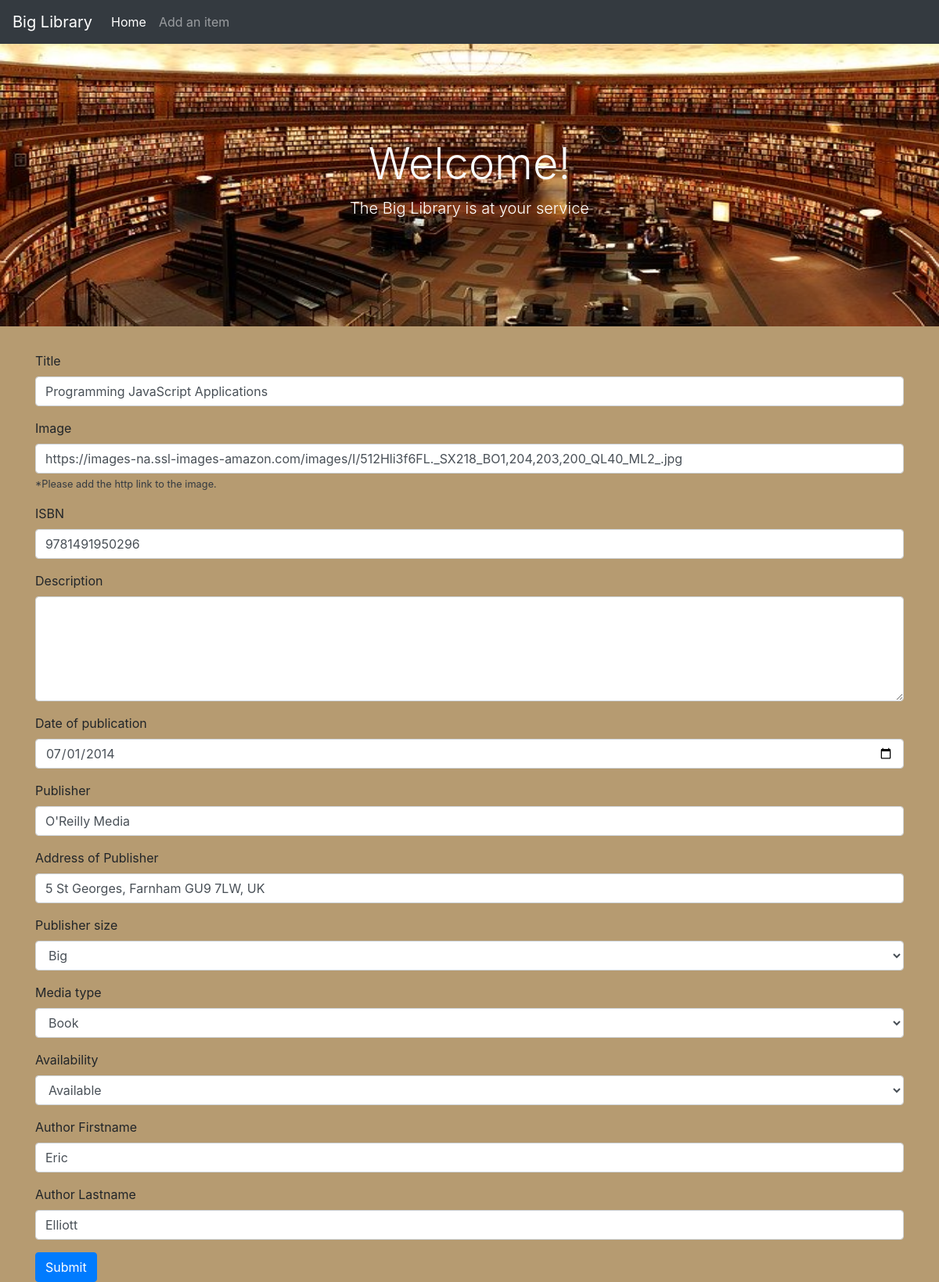
Page /update.php?id=4 on the committed database.
### tables this page shows
CREATE TABLE `media` (
  `id` int(11) NOT NULL,
  `title` varchar(155) NOT NULL,
  `image` varchar(155) NOT NULL,
  `ISBN` varchar(50) DEFAULT NULL,
  `description` varchar(500) DEFAULT NULL,
  `publish_date` date NOT NULL,
  `publisher_name` varchar(155) NOT NULL,
  `publisher_address` varchar(155) NOT NULL,
  `publisher_size` varchar(50) NOT NULL,
  `media_type` varchar(50) NOT NULL,
  `availability` varchar(50) NOT NULL,
  `author_fname` varchar(55) NOT NULL,
  `author_lname` varchar(55) NOT NULL,
  `active` int(11) NOT NULL DEFAULT 0
);

### update.php (the view, shortened to what this page needs)
<?php
	require_once "actions/db_connect.php";
	if($_GET["id"]){
		$id = $_GET["id"];
		$sql = "SELECT * FROM media WHERE id = $id";
		$result = mysqli_query($conn, $sql);
		$row = $result->fetch_assoc();
	}
?>
<!DOCTYPE html>
<html>
<head>
	<link rel="stylesheet" href="https://stackpath.bootstrapcdn.com/bootstrap/4.5.0/css/bootstrap.min.css">
	<link rel="stylesheet" type="text/css" href="style.css">
</head>
<body>
	<nav class="navbar navbar-expand-lg navbar-dark bg-dark">
	  <a class="navbar-brand" href="#">Big Library</a>
	  <div class="collapse navbar-collapse" id="navbarNavAltMarkup">
	    <div class="navbar-nav">
	      <a class="nav-item nav-link active" href="index.php">Home <span class="sr-only">(current)</span></a>
	      <a class="nav-item nav-link" href="#">Add an item</a>
	    </div>
	  </div>
	</nav>
	<div class="jumbotron jumbotron-fluid">
	  <div class="container">
	    <h1 class="display-4 text-light text-center">Welcome!</h1>
	    <p class="lead text-white text-center">The Big Library is at your service</p>
	  </div>
	</div>
	<div class="container">
			<form action="actions/a_update.php" method="post">
			  <div class="form-group">
			    <label for="titleInput">Title</label>
			    <input type="text" class="form-control" id="titleInput" name="title" value="<?php echo $row['title'] ?>">
			  </div>
			  <div class="form-group">
			    <label for="imageInput">Image</label>
			    <input type="text" class="form-control" id="imageInput" name="image" value="<?php echo $row['image'] ?>" aria-describedby="imageHelp">
			    <small id="imageHelp" class="form-text text-dark">*Please add the http link to the image.</small>
			  </div>
			  <div class="form-group">
			    <label for="isbnInput">ISBN</label>
			    <input type="text" class="form-control" id="isbnInput" name="ISBN" value="<?php echo $row['ISBN'] ?>">
			  </div>
			  <div class="form-group">
			    <label for="descriptionTextarea">Description</label>
			    <textarea class="form-control" id="descriptionTextarea" name="description" value="<?php echo $row['description'] ?>" rows="5"></textarea>
			  </div>
			  <div class="form-group">
			    <label for="publishdateInput">Date of publication</label>
			    <input type="date" class="form-control" id="publishdateInput" name="publish_date" value="<?php echo $row['publish_date'] ?>">
			  </div>
			  <div class="form-group">
			    <label for="pNameInput">Publisher</label>
			    <input type="text" class="form-control" id="pNameInput" name="publisher_name" value="<?php echo $row['publisher_name'] ?>">
			  </div>
			  <div class="form-group">
			    <label for="pAddressInput">Address of Publisher</label>
			    <input type="text" class="form-control" id="pAddressInput" name="publisher_address" value="<?php echo $row['publisher_address'] ?>">
			  </div>
			  <div class="form-group">
			    <label for="pSize">Publisher size</label>
			    <select class="form-control" id="pSize" name="publisher_size" value="<?php echo $row['publisher_size'] ?>">
			      <option>Big</option>
			    </select>
			  </div>
			  <div class="form-group">
			    <label for="mType">Media type</label>
			    <select class="form-control" id="mType" name="media_type" value="<?php echo $row['media_type'] ?>">
			      <option>Book</option>
			    </select>
			  </div>
			  <div class="form-group">
			    <label for="availability">Availability</label>
			    <select class="form-control" id="availability" name="availability" value="<?php echo $row['availability'] ?>">
			      <option>Available</option>
			    </select>
			  </div>
			   <div class="form-group">
			    <label for="aFNameInput">Author Firstname</label>
			    <input type="text" class="form-control" id="aFNameInput" name="author_fname" value="<?php echo $row['author_fname'] ?>">
			  </div>
			   <div class="form-group">
			    <label for="aLNameInput">Author Lastname</label>
			    <input type="text" class="form-control" id="aLNameInput" name="author_lname" value="<?php echo $row['author_lname'] ?>">
			  </div>
			  <button type="submit" class="btn btn-primary" name="submit">Submit</button>
			</form>
		</div>
</body>
</html>

### style.css (style rules this page uses)
body { background-color: #B69B71; }
.jumbotron { background-image: url('img/1.jpg'); background-size: 100% 100%; object-fit: cover; background-repeat: no-repeat; padding-top: 10%; padding-bottom: 10%; }

### rows in the picture
media: title "Programming JavaScript Applications", image "https://images-na.ssl-images-amazon.com/images/I/512Hli3f6FL._SX218_BO1,204,203,200_QL40_ML2_.jpg", ISBN "9781491950296", publish_date "07/01/2014", publisher_name "O'Reilly Media", publisher_address "5 St Georges, Farnham GU9 7LW, UK", publisher_size "Big", media_type "Book", availability "Available", author_fname "Eric", author_lname "Elliott"
